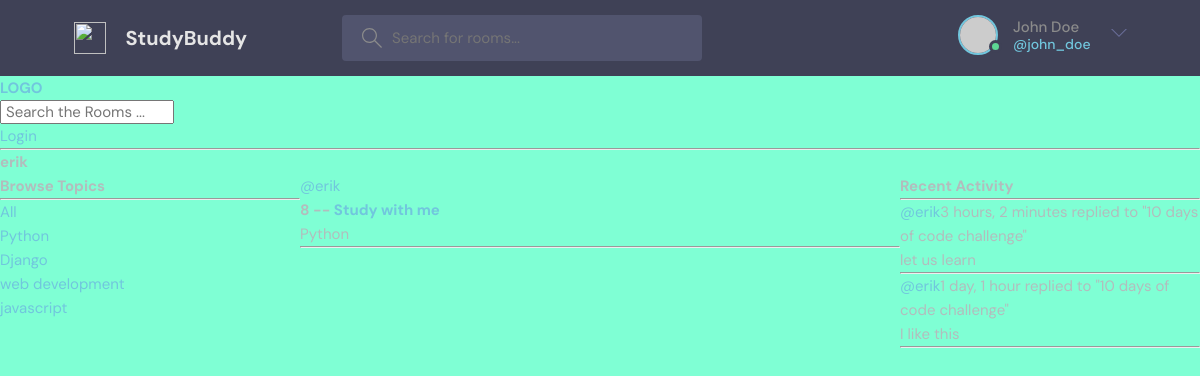
Screenshot of /profile/4 with the database file from the repository.
### base/models.py (models this page shows, shortened)
class Topic(models.Model):
    name=models.CharField(max_length=200)

class Room(models.Model):
    host=models.ForeignKey(User,on_delete=models.SET_NULL,null=True)
    topic=models.ForeignKey(Topic, on_delete=models.SET_NULL, null=True)
    name= models.CharField(max_length=200)
    description=models.TextField(null=True, blank=True)
    participants=models.ManyToManyField(User,related_name='participants',blank=True)
    updated= models.DateTimeField(auto_now=True)
    created=models.DateTimeField(auto_now_add=True)
    class Meta:
        ordering=['-updated','-created']
    def __str__(self):
        return self.name

class Message(models.Model):
    user=models.ForeignKey(User,on_delete=models.CASCADE)
    room=models.ForeignKey(Room, on_delete=models.CASCADE)
    body=models.TextField()
    updated=models.DateTimeField(auto_now=True)
    created=models.DateTimeField(auto_now_add=True)
    class Meta:
        ordering=['-updated','-created']
    def __str__(self):
        return self.body[0:50]

### base/views.py (the view)
# urls.py: path('profile/<str:pk>', views.userProfile, name='user-profile'),
def userProfile(request,pk):
    user=User.objects.get(id=pk)
    room_messages=user.message_set.all()
    rooms=user.room_set.all()
    topics= Topic.objects.all()
    context={'user':user, 'rooms': rooms,'room_messages':room_messages,'topics':topics}
    return render(request, 'base/profile.html', context)

### base/templates/base/profile.html (shortened to what this page needs)
{% extends 'main.html' %}
{% block content %}
<h1>{{user.username}}</h1>
<div class="profile-container">
    <div>
        {% include 'base/topics_component.html' %}
    </div>
    <div>
        {% include 'base/feed_component.html' %}
    </div>
    <div>
        {% include 'base/activity_component.html' %}
    </div>
</div>
{% endblock content%}

### base/templates/base/topics_component.html
<h3>Browse Topics</h3>
<hr>
<div>
  <div>
    <a href="{% url 'home' %}?q={{topic.name}}">All</a>
  </div>
</div>
{% for topic in topics %}
<div>
  <a href="{% url 'home' %}?q={{topic.name}}">{{topic.name}}</a>
</div>
{% endfor %}

### base/templates/base/feed_component.html (shortened to what this page needs)
<div>
    {% for room in rooms %}
    <div>
      <a href="{% url 'user-profile' room.host.id %}">@{{room.host.username}}</a>
      <h5>{{ room.id }} -- <a href="{% url 'room' room.id %}">{{ room.name }}</a></h5>
      <small>{{room.topic.name}}</small>
      <hr>
    </div>
    {% endfor %}
  </div>

### base/templates/base/activity_component.html (shortened to what this page needs)
<h3>Recent Activity</h3>
    <hr>
    {% for message in room_messages %}
    <div>
     <small><a href="{% url 'user-profile' message.user.id %}">@{{ message.user }}</a>{{ message.created|timesince }}</small>
     <small>replied to "{{message.room}}"</small>
     <p>{{message}}</p>
    <hr>
    </div>
    {% endfor %}

### static/styles/style.css (style rules this page uses)
:root { --color-main: #71c6dd; --color-main-light: #e1f6fb; --color-dark: #3f4156; --color-dark-medium: #51546e; --color-dark-light: #696d97; --color-light: #e5e5e5; --color-gray: #8b8b8b; --color-light-gray: #b2bdbd; --color-bg: #2d2d39; --color-success: #5dd693; --color-error: #fc4b0b; }
* { font-family: "DM Sans", -apple-system, BlinkMacSystemFont, "Segoe UI", Roboto, Oxygen, Ubuntu, Cantarell, "Open Sans", "Helvetica Neue", sans-serif; margin: 0; padding: 0; box-sizing: border-box; text-rendering: optimizeLegibility; font-size: inherit; }
html { font-size: 56.25%; }
@media only screen and (min-width: 1200px) { html { font-size: 62.5%; } }
body { line-height: 1.6; font-weight: 400; font-size: 1.5rem; color: var(--color-light-gray); background-color: var(--color-bg); min-height: 100vh; }
a { display: inline-block; color: var(--color-main); text-decoration: none; }

### static/styles/main.css (style rules this page uses)
body { background-color: aquamarine; }

### base/templates/base/profile.html (style rules this page uses)
.profile-container { display: grid; grid-template-columns: 1fr 2fr 1fr; }

### rows the page displays
Topic: name "Python"
Topic: name "Django"
Topic: name "web development"
Topic: name "javascript"
Room: host.username "erik", id "8", name "Study with me", topic.name "Python"
Message: user "erik", created "3 hours, 2 minutes", room "10 days of code challenge", body "let us learn"
Message: user "erik", created "1 day, 1 hour", room "10 days of code challenge", body "I like this"

### other values shown
{{ user.username }} "erik"
